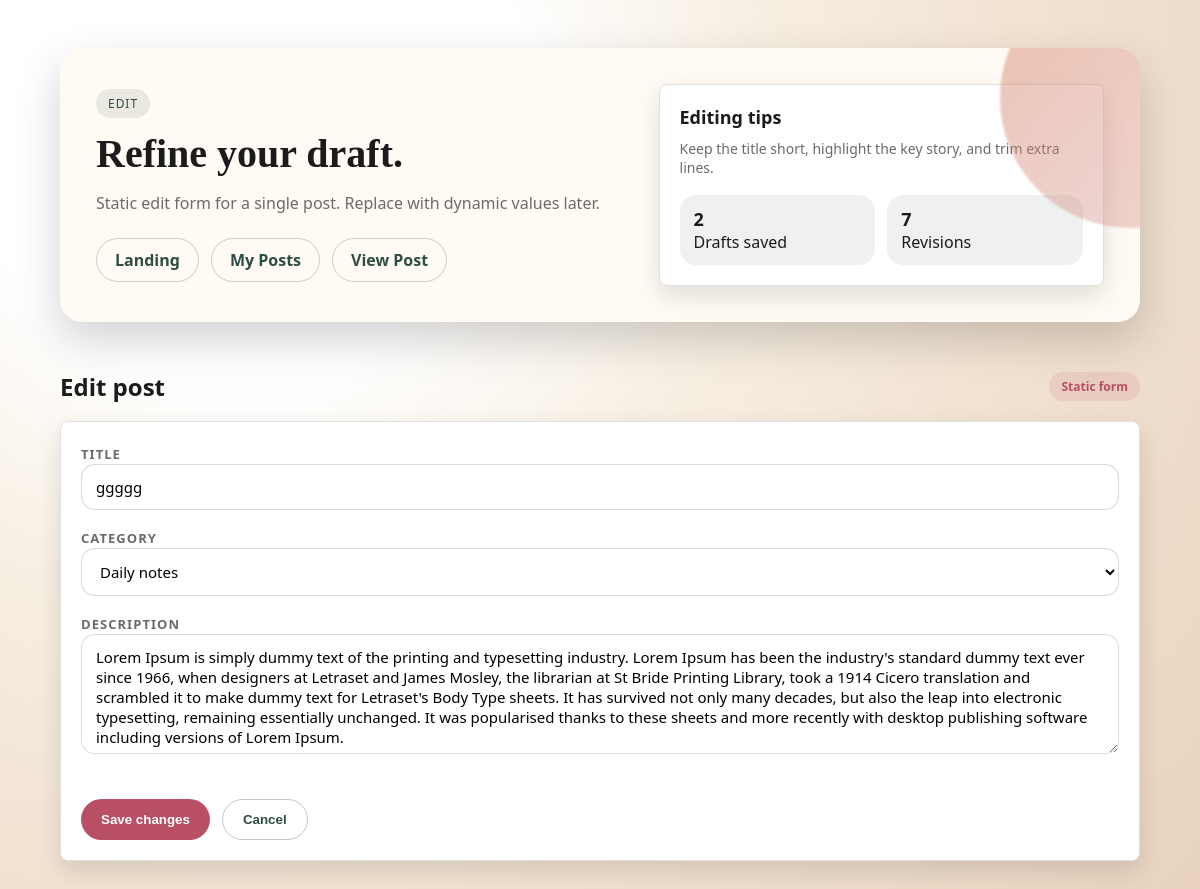
The app's page /api/posts/update/3 (signed in), older data.
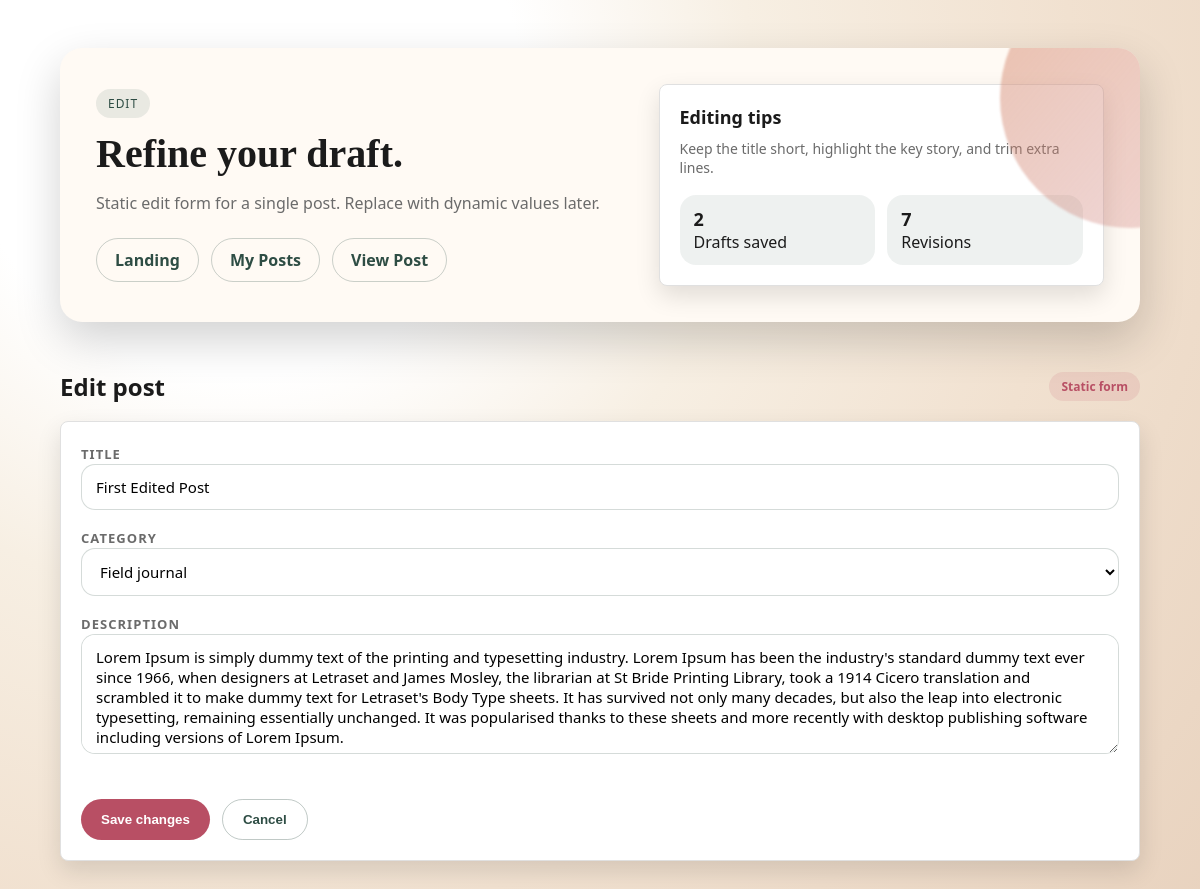
The same page, newer data.
### main/models/post.py (models this page shows, shortened)
class Posts(db.Model):
    id: Mapped[int] = mapped_column(primary_key=True)
    title: Mapped[str] = mapped_column(String(500))
    description: Mapped[str | None]
    user_id: Mapped[int] = mapped_column(
        ForeignKey("user.id", ondelete="CASCADE")
    )
    status: Mapped[str] = mapped_column(String(10), default="draft",
                                        server_default="draft")
    views_count: Mapped[int] = mapped_column(default=0, server_default='0')
    category: Mapped[str | None]
    published_at: Mapped[datetime | None]
    created_at: Mapped[datetime] = mapped_column(
        DateTime(timezone=True),
        server_default=func.now()
    )
    updated_at: Mapped[datetime] = mapped_column(
        DateTime(timezone=True),
        onupdate=func.now(),
        server_default=func.now()
    )
    user: Mapped["User"] = relationship(back_populates="posts")

### main/routes/posts/template_views.py (the view, shortened to what this page needs)
@posts_bp.route("/update/<int:post_id>", methods=["GET", "POST"])
@login_required
def update(post_id: int):
    post = db.session.get(Posts, post_id)
    if not post:
        return redirect(url_for("posts.my_posts"))
    if request.method == "GET":
        return render_template("posts/edit_post.html", post=post, cat_options=CATEGORY_OPTIONS)

### templates/posts/edit_post.html (shortened to what this page needs)
<!DOCTYPE html>
<html lang="en">
<head>
    <link rel="stylesheet" href="/static/style.css">
</head>
<body>
<main class="page">
    <div class="shell">
        <section class="hero">
            <div>
                <span class="pill">Edit</span>
                <h1>Refine your draft.</h1>
                <p>Static edit form for a single post. Replace with dynamic values later.</p>
                <div class="nav">
                    <a href="/">Landing</a>
                    <a href="/my-posts">My Posts</a>
                    <a href="/post/1">View Post</a>
                </div>
            </div>
            <div class="card">
                <h3>Editing tips</h3>
                <p>Keep the title short, highlight the key story, and trim extra lines.</p>
                <div class="stats">
                    <div class="stat">
                        <span>2</span>
                        Drafts saved
                    </div>
                    <div class="stat">
                        <span>7</span>
                        Revisions
                    </div>
                </div>
            </div>
        </section>
        <div class="section-title">
            <h2>Edit post</h2>
            <span class="tag">Static form</span>
        </div>
        <section class="card">
            <form class="form" action="{{ url_for('posts.update', post_id=post.id) }}" method="post">
                <div>
                    <label>Title</label>
                    <input type="text" value="{{ post.title }}" name="title" required>
                </div>
                <div>
                    <label>Category</label>
                    <select name="category">
                        {% for cat in cat_options %}
                        <option value="{{ cat }}"   {% if cat == post.category %}selected{% endif %} >{{ cat }}  </option>
                        {% endfor %}
                    </select>
                </div>
                <div>
                    <label>Description</label>
                    <textarea name="description">{{ post.description }}</textarea>
                </div>
                <div class="nav">
                    <button class="button" type="submit">Save changes</button>
                    <button class="button secondary" type="button">Cancel</button>
                </div>
            </form>
        </section>
    </div>
</main>
</body>
</html>

Row changes from the older to the newer data that the page shows:
changed Posts: title "ggggg" → "First Edited Post"; category (not shown) → "Field journal"
Text that changed along with them:
form field category: "Daily notes" → (not shown)
